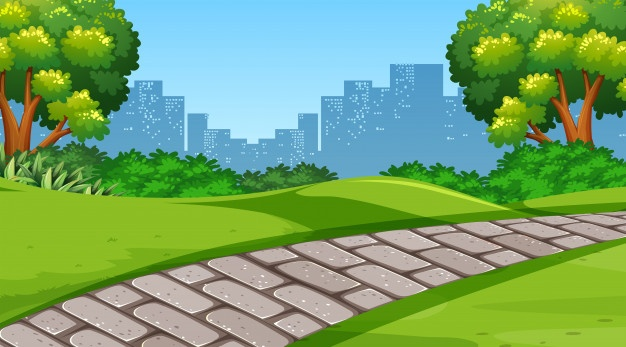
#> input picture forPlay/Mnistero/simplepark.jpg, 626 x 347 px
$ python cvtrain.py
#> lines starting #> are read from the running program, lines starting #| are printed output that depends on the picture; after the words box and inside, x2 and y2 are one past the last pixel; in counts of white or black regions, pixels touching at a corner belong together
import cv2
import numpy as np

#Array de identidades
identidades = ["A1","A2","A3","A4","A5","A6","A7","A8","A9","A10","A11","A12","A13","A14","A15","A16","A17","A18","A19","A20","B1","B2","B3","B4","B5","B6","B7","B8","B9","B10","B11","B12","B13","B14","B15","B16","B17","B18","B19","B20"
"C1","C2","C3","C4","C5","C6","C7","C8","C9","C10","C11","C12","C13","C14","C15","C16","C17","C18","C19","C20","D1","D2","D3","D4","D5","D6","D7","D8","D9","D10","D11","D12","D13","D14","D15","D16","D17","D18","D19","D20"]
cont_id = 0

#Carga y tamaño de la imagen
img = cv2.imread("./simplepark.jpg")
#> img is the input picture: shape (347, 626, 3); mean B, G, R 106.2, 165, 118.2
img = cv2.resize(img,(800,600))
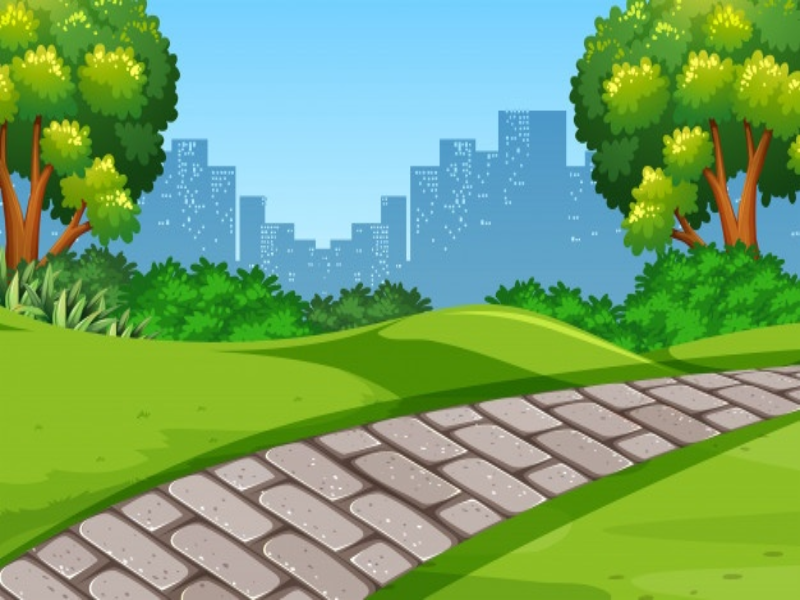
#> img: shape (600, 800, 3); mean B, G, R 106.1, 164.9, 118.1

#Creacion de imagenes a diferentes formatos
img_gray = cv2.cvtColor(img,cv2.COLOR_BGR2GRAY)
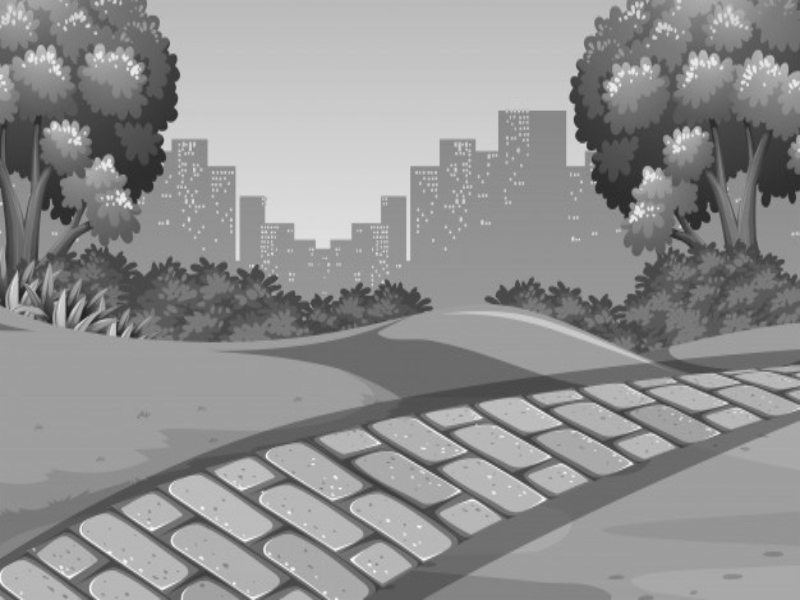
#> img_gray: shape (600, 800); min 30, max 252, mean 144.2


#tresholding y gaussian
kernel = (3,3)
img_gauss = cv2.GaussianBlur(img_gray,kernel,3)
_,img_thresh = cv2.threshold(img_gray,127,255,cv2.THRESH_BINARY)
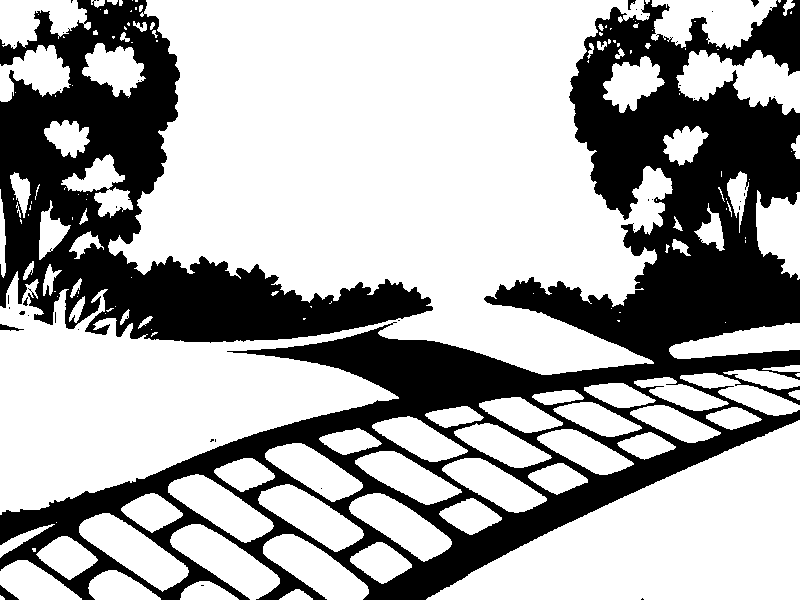
#> img_thresh: shape (600, 800); 66.7% white; 40 black regions (33 under 20 px)

#Encuentro de contornos y esquinas
conts,_ = cv2.findContours(img_thresh,cv2.RETR_EXTERNAL,cv2.CHAIN_APPROX_SIMPLE)
#> conts = 162 contours, 88 with area under 20; largest, box (x1, y1, x2, y2) and area: (0, 0, 673, 515) 183800, (426, 420, 800, 600) 35336, (676, 50, 800, 115) 4472, (651, 0, 777, 50) 3850, (79, 513, 189, 592) 3772
print(len(conts))
#| 162
for cont in conts[:]:
    epsilon = 0.03 * cv2.arcLength(cont,True)
    esquinas = cv2.approxPolyDP(cont,epsilon,True)
    #print(len(esquinas))
    M = cv2.moments(cont)
    cX = int(M["m10"]/(M["m00"]+0.0001))
    cY = int(M["m01"]/(M["m00"]+0.0001))
    if(len(esquinas)==4 and cv2.contourArea(cont) > 500):
        cv2.drawContours(img,[cont],-1,(0,255,0),1)
        cv2.putText(img,identidades[cont_id]+": "+str(cv2.contourArea(cont)),(cX-10,cY-0),cv2.FONT_HERSHEY_SIMPLEX,0.6,(50,12,255),2)
        cont_id += 1
        print(identidades[cont_id]+": "+str(cv2.contourArea(cont)))


        eA = esquinas[0][0]
        eB = esquinas[1][0]
        eC = esquinas[2][0]
        eD = esquinas[3][0]
        cols,rows,ch = img.shape

        img = cv2.circle(img,(eA[0],eA[1]),3,(0,0,255),cv2.FILLED)
        img = cv2.circle(img,(eB[0],eB[1]),3,(0,255,0),cv2.FILLED)
        img = cv2.circle(img,(eC[0],eC[1]),3,(255,0,0),cv2.FILLED)
        img = cv2.circle(img,(eD[0],eD[1]),3,(255,255,0),cv2.FILLED)

        pts1 = np.float32([[eD[0],eD[1]],[eC[0],eC[1]],[eA[0],eA[1]],[eB[0],eB[1]]])
        pts2 = np.float32([[0,0],[rows,0],[0,cols],[rows,cols]])

        matrix = cv2.getPerspectiveTransform(pts1,pts2)
        output = cv2.warpPerspective(img,matrix,(rows,cols))


        x,y,w,h = cv2.boundingRect(cont)
        img_copy = img.copy()
        cv2.imshow("Crop",img)
        cv2.imshow("wraped",output)
        cv2.waitKey(0)
#> this loop made 162 passes
#> (epsilon, cX, cY, pts1, x, y, w, h) on passes 3, 7, 8, 9, 10, 13, 14, 15: (4.03, 205, 591, [[188, 586], [209, 581], [180, 598], [238, 599]], 180, 581, 59, 19), (4.87, 380, 561, [[382, 542], [411, 567], [350, 558], [381, 583]], 350, 542, 62, 42), (4.82, 66, 556, [[97, 559], [70, 579], [61, 536], [36, 554]], 36, 536, 62, 44), (8.2, 314, 567, [[293, 534], [368, 593], [263, 546], [327, 599]], 263, 534, 106, 66), (8.65, 224, 560, [[203, 525], [279, 583], [171, 536], [250, 599]], 170, 524, 110, 76), (8.78, 133, 550, [[109, 513], [187, 575], [79, 526], [162, 591]], 79, 513, 110, 79), (4.74, 469, 515, [[473, 498], [501, 519], [439, 513], [469, 534]], 439, 498, 63, 37), (8.09, 400, 524, [[384, 494], [451, 544], [349, 506], [423, 561]], 349, 493, 103, 69)
#> (epsilon, esquinas, cX, cY) on passes 1, 2, 6, 11, 12, 28: (0.427, [[0, 595], [0, 599], [4, 599], [4, 598]], 1, 597), (2.26, [[279, 599], [312, 598], [295, 589]], 296, 595), (0.342, [[32, 548], [33, 551], [35, 551], [35, 548]], 33, 549), (4.29, [[54, 524], [0, 545], [0, 557]], 19, 539), (0, [[56, 522]], 0, 0), (30.09, [[799, 420], [426, 599], [799, 599]], 670, 537)
#| A2: 697.0
#| A3: 1456.5
#| A4: 1491.5
#| A5: 3438.0
#| A6: 3738.0
#| A7: 3771.5
#| A8: 1275.5
#| A9: 3264.0
#> (further printed lines are left out)
#> pass 3, `img = cv2.circle(img,(eA[0],eA[1]),3,(0,0,255),cv2.FILLED)`:
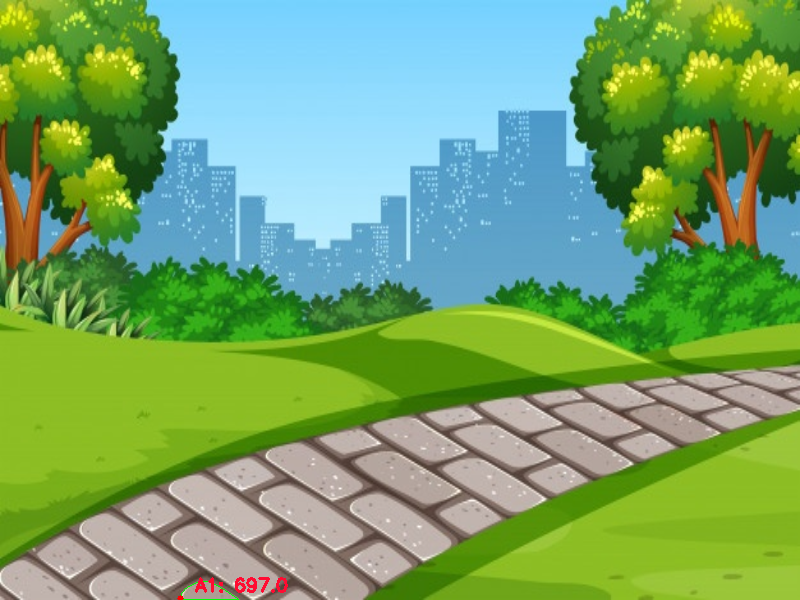
#> img: shape (600, 800, 3); 0.15% of pixels changed, all inside (x1, y1, x2, y2) = (177, 577, 288, 600)
#> after the loop:
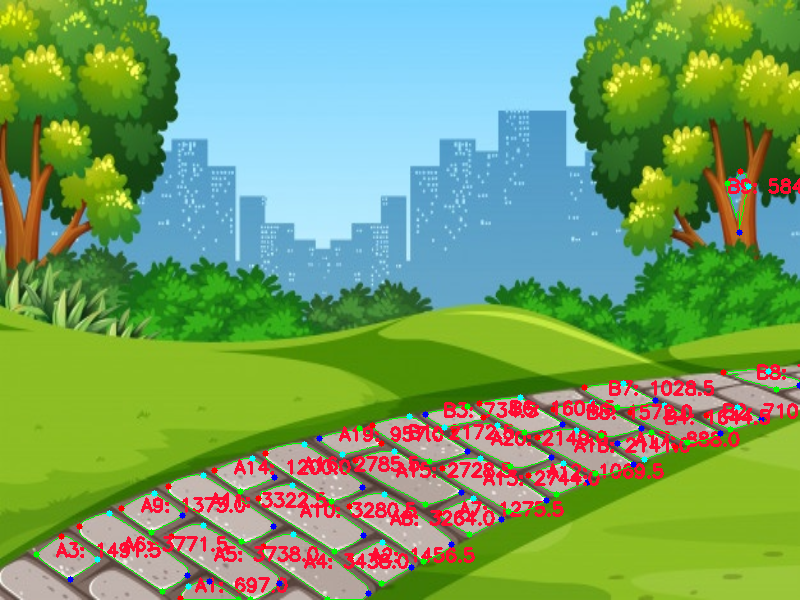
#> img: shape (600, 800, 3); mean B, G, R 101.7, 160.2, 119.8
#> after the loop, cont_id = 29


img_final = img


cv2.imshow("Imagen",img_final)
cv2.waitKey(0)
